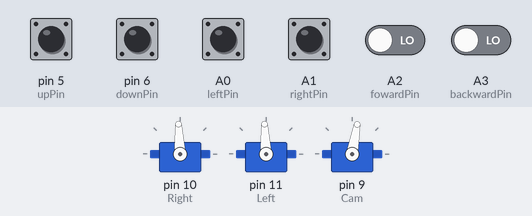
This sketch was run on a simulated Arduino Uno, built with avr-gcc and run on an emulated ATmega328P. Shown: 3 × servo. The test bench sets the inputs (shaded band); at power-on: A0 (leftPin), A1 (rightPin), A2 (fowardPin), A3 (backwardPin), pin 5 (upPin), pin 6 (downPin) LOW.

Above: at 1.2 s.
1.3 s: pin 5 (upPin) pulled HIGH for 1 s
At 3.2 s:
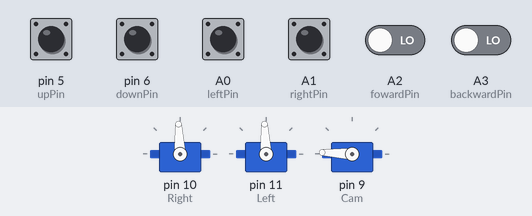
3.8 s: A0 (leftPin) pulled HIGH for 0.15 s
At 3.87 s:
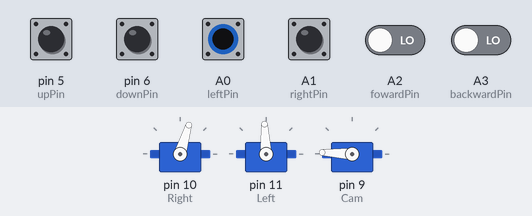
5.4 s: A1 (rightPin) pulled HIGH for 0.15 s
At 5.47 s:
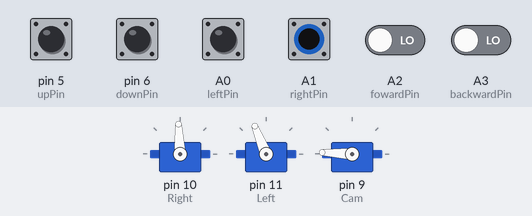
7.0 s: A2 (fowardPin) driven HIGH
At 7.9 s:
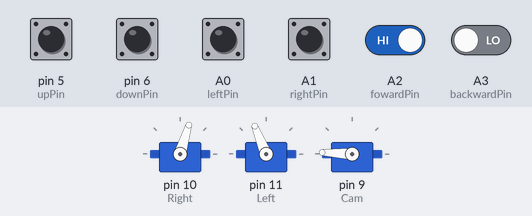
8.5 s: pin 5 (upPin) pulled HIGH for 0.15 s
At 9.0 s:
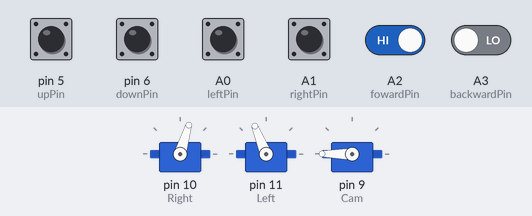
10.1 s: pin 6 (downPin) pulled HIGH for 1 s
At 12.5 s:
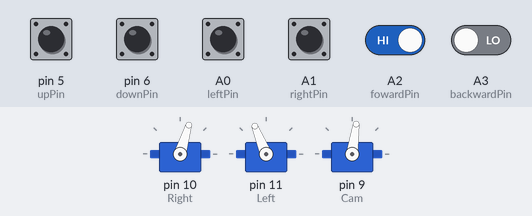
Timing chart, 0 to 13.6 s (numbered marks = the images above; inputs shaded):
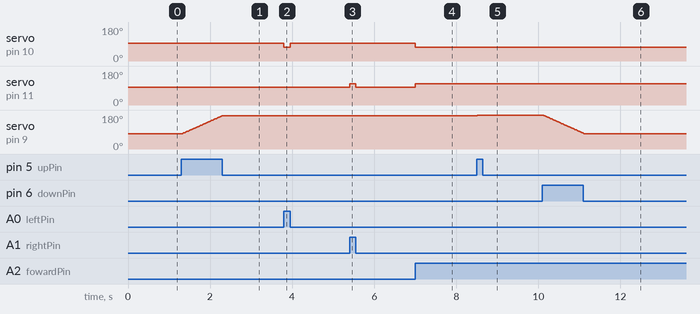

Measured:
- after the input at 1.3 s, servo on pin 9 (Cam): moves from 80° to 177° over 0.99 s, starting at once
- after the input at 3.8 s, servo on pin 10 (Right): 93° → 73° at once, → 93° 0.15 s later
- after the input at 5.4 s, servo on pin 11 (Left): 93° → 112° at once, → 93° 0.15 s later
- after the input at 7.0 s, servo on pin 10 (Right): 93° → 73° at once; servo on pin 11 (Left): 93° → 112° at once
- after the input at 8.5 s, servo on pin 9 (Cam): 177° → 180° at once
- after the input at 10.1 s, servo on pin 9 (Cam): moves from 180° to 82° over 1.0 s, starting at once

The sketch:

cam_rc.ino
```cpp
#include<Servo.h>
Servo Right;
Servo Left;
Servo Cam;

// RC 카 Pin 설정
const int leftPin = A0; // 전진 Pin
const int rightPin = A1; // 후진 Pin
const int fowardPin = A2; // 좌회전 Pin
const int backwardPin = A3; // 우회전 Pin

// 카메라 Pin 설정
const int upPin = 5;
const int downPin = 6;

int camAngle;

void setup() {
 Serial.available();
 Right.attach(10);
 Left.attach(11);
 Cam.attach(9);

 pinMode(fowardPin,INPUT);
 pinMode(backwardPin,INPUT);
 pinMode(leftPin,INPUT);
 pinMode(rightPin,INPUT);
 pinMode(upPin,INPUT);
 pinMode(downPin,INPUT);

// RC 카 정지
 Right.writeMicroseconds(1500);
 Left.writeMicroseconds(1500);

// Cam 정지
 camAngle=80;
 Cam.write(camAngle);

}


void RC_stop(){
 Right.writeMicroseconds(1500);
 Left.writeMicroseconds(1500);
}

void foward(){
 Right.writeMicroseconds(1300);
 Left.writeMicroseconds(1700);
}

void backward(){
 Right.writeMicroseconds(1700);
 Left.writeMicroseconds(1300);
}

void right_side(){
  Right.writeMicroseconds(1500);
  Left.writeMicroseconds(1700);
}

void left_side(){
  Right.writeMicroseconds(1300);
  Left.writeMicroseconds(1500);
}

void loop() {

  if(digitalRead(fowardPin)==HIGH){
    Serial.println("전진");
    foward();
  }

  else if(digitalRead(backwardPin)==HIGH){
    Serial.println("후진");
    backward();
  }
  else if(digitalRead(leftPin)==HIGH){
    Serial.println("왼쪽");
    left_side();
  }
  else if(digitalRead(rightPin)==HIGH){
    Serial.println("오른쪽");
    right_side();
  }
  else {
    Serial.println("정지");
    RC_stop();
  }

  if(digitalRead(upPin)==HIGH){
    Serial.println("up");
    if(camAngle>=180){
      camAngle=180;
    }else{
      camAngle++;
      delay(10);
    }
   Cam.write(camAngle);
  }
  else if(digitalRead(downPin)==HIGH){
    if(camAngle<=0){
      camAngle=0;
    }else{
      camAngle--;
      delay(10);
    }
    Cam.write(camAngle);
  }
}
```
